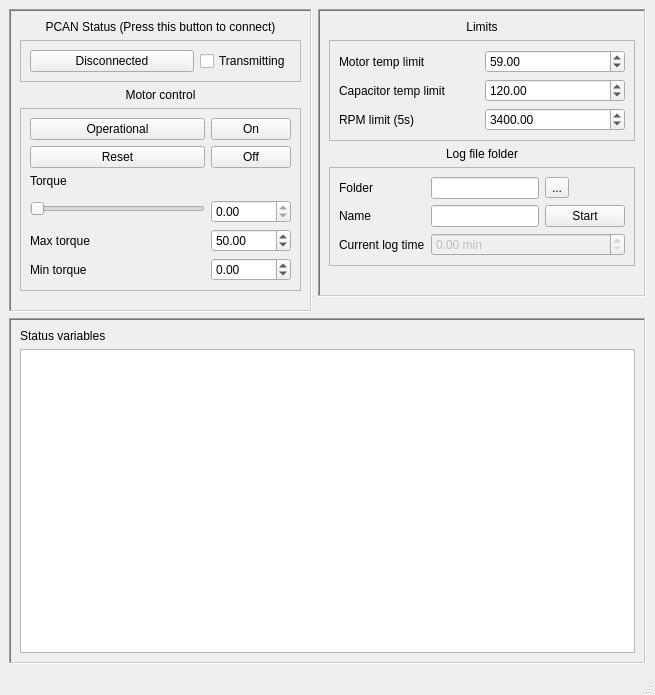
<?xml version="1.0" encoding="UTF-8"?>
<ui version="4.0">
 <author>Chris Diggle</author>
 <class>WakaControlPanel</class>
 <widget class="QMainWindow" name="WakaControlPanel">
  <property name="geometry">
   <rect>
    <x>0</x>
    <y>0</y>
    <width>655</width>
    <height>695</height>
   </rect>
  </property>
  <property name="windowTitle">
   <string>WakaControlPanel</string>
  </property>
  <widget class="QWidget" name="centralwidget">
   <layout class="QGridLayout" name="gridLayout_3">
    <item row="0" column="1">
     <widget class="QFrame" name="frame_4">
      <property name="sizePolicy">
       <sizepolicy hsizetype="Preferred" vsizetype="Preferred">
        <horstretch>0</horstretch>
        <verstretch>0</verstretch>
       </sizepolicy>
      </property>
      <property name="frameShape">
       <enum>QFrame::Shape::WinPanel</enum>
      </property>
      <property name="frameShadow">
       <enum>QFrame::Shadow::Sunken</enum>
      </property>
      <layout class="QVBoxLayout" name="verticalLayout_2">
       <item>
        <widget class="QLabel" name="Label_PCANStatus_3">
         <property name="sizePolicy">
          <sizepolicy hsizetype="Minimum" vsizetype="Maximum">
           <horstretch>0</horstretch>
           <verstretch>0</verstretch>
          </sizepolicy>
         </property>
         <property name="text">
          <string>Limits</string>
         </property>
         <property name="alignment">
          <set>Qt::AlignmentFlag::AlignHCenter|Qt::AlignmentFlag::AlignTop</set>
         </property>
        </widget>
       </item>
       <item>
        <widget class="QFrame" name="frame">
         <property name="sizePolicy">
          <sizepolicy hsizetype="Preferred" vsizetype="Maximum">
           <horstretch>0</horstretch>
           <verstretch>0</verstretch>
          </sizepolicy>
         </property>
         <property name="frameShape">
          <enum>QFrame::Shape::StyledPanel</enum>
         </property>
         <property name="frameShadow">
          <enum>QFrame::Shadow::Raised</enum>
         </property>
         <layout class="QGridLayout" name="gridLayout_2">
          <item row="4" column="2">
           <widget class="QDoubleSpinBox" name="spin_MotorTempLimit">
            <property name="maximum">
             <double>1000.000000000000000</double>
            </property>
            <property name="value">
             <double>59.000000000000000</double>
            </property>
           </widget>
          </item>
          <item row="5" column="1">
           <widget class="QLabel" name="label_5">
            <property name="text">
             <string>Capacitor temp limit</string>
            </property>
           </widget>
          </item>
          <item row="4" column="1">
           <widget class="QLabel" name="label_4">
            <property name="text">
             <string>Motor temp limit</string>
            </property>
           </widget>
          </item>
          <item row="5" column="2">
           <widget class="QDoubleSpinBox" name="spin_CapacitorTempLimit">
            <property name="maximum">
             <double>1000.000000000000000</double>
            </property>
            <property name="value">
             <double>120.000000000000000</double>
            </property>
           </widget>
          </item>
          <item row="6" column="2">
           <widget class="QDoubleSpinBox" name="spin_RPMLimit_5s">
            <property name="maximum">
             <double>10000.000000000000000</double>
            </property>
            <property name="value">
             <double>3400.000000000000000</double>
            </property>
           </widget>
          </item>
          <item row="6" column="1">
           <widget class="QLabel" name="label_6">
            <property name="text">
             <string>RPM limit (5s)</string>
            </property>
           </widget>
          </item>
         </layout>
        </widget>
       </item>
       <item>
        <widget class="QLabel" name="Label_PCANStatus_4">
         <property name="sizePolicy">
          <sizepolicy hsizetype="Minimum" vsizetype="Maximum">
           <horstretch>0</horstretch>
           <verstretch>0</verstretch>
          </sizepolicy>
         </property>
         <property name="text">
          <string>Log file folder</string>
         </property>
         <property name="alignment">
          <set>Qt::AlignmentFlag::AlignHCenter|Qt::AlignmentFlag::AlignTop</set>
         </property>
        </widget>
       </item>
       <item>
        <widget class="QFrame" name="frame_5">
         <property name="sizePolicy">
          <sizepolicy hsizetype="Preferred" vsizetype="Maximum">
           <horstretch>0</horstretch>
           <verstretch>0</verstretch>
          </sizepolicy>
         </property>
         <property name="frameShape">
          <enum>QFrame::Shape::StyledPanel</enum>
         </property>
         <property name="frameShadow">
          <enum>QFrame::Shadow::Raised</enum>
         </property>
         <layout class="QGridLayout" name="gridLayout_4">
          <item row="1" column="1">
           <widget class="QLineEdit" name="text_TestName"/>
          </item>
          <item row="0" column="1">
           <widget class="QLineEdit" name="text_LogFolder"/>
          </item>
          <item row="1" column="0">
           <widget class="QLabel" name="label_name">
            <property name="text">
             <string>Name</string>
            </property>
           </widget>
          </item>
          <item row="0" column="0">
           <widget class="QLabel" name="label_folder">
            <property name="text">
             <string>Folder</string>
            </property>
           </widget>
          </item>
          <item row="0" column="2">
           <widget class="QToolButton" name="tool_LogBrowse">
            <property name="text">
             <string>...</string>
            </property>
           </widget>
          </item>
          <item row="1" column="2">
           <widget class="QPushButton" name="button_StartLog">
            <property name="sizePolicy">
             <sizepolicy hsizetype="Minimum" vsizetype="Fixed">
              <horstretch>0</horstretch>
              <verstretch>0</verstretch>
             </sizepolicy>
            </property>
            <property name="text">
             <string>Start</string>
            </property>
           </widget>
          </item>
          <item row="2" column="0">
           <widget class="QLabel" name="label_7">
            <property name="text">
             <string>Current log time</string>
            </property>
           </widget>
          </item>
          <item row="2" column="1" colspan="2">
           <widget class="QDoubleSpinBox" name="spin_LogTime">
            <property name="enabled">
             <bool>false</bool>
            </property>
            <property name="sizePolicy">
             <sizepolicy hsizetype="Preferred" vsizetype="Fixed">
              <horstretch>0</horstretch>
              <verstretch>0</verstretch>
             </sizepolicy>
            </property>
            <property name="prefix">
             <string/>
            </property>
            <property name="suffix">
             <string> min</string>
            </property>
           </widget>
          </item>
         </layout>
        </widget>
       </item>
       <item>
        <spacer name="verticalSpacer_3">
         <property name="orientation">
          <enum>Qt::Orientation::Vertical</enum>
         </property>
         <property name="sizeType">
          <enum>QSizePolicy::Policy::Preferred</enum>
         </property>
         <property name="sizeHint" stdset="0">
          <size>
           <width>20</width>
           <height>20</height>
          </size>
         </property>
        </spacer>
       </item>
       <item>
        <spacer name="verticalSpacer_2">
         <property name="orientation">
          <enum>Qt::Orientation::Vertical</enum>
         </property>
         <property name="sizeType">
          <enum>QSizePolicy::Policy::Preferred</enum>
         </property>
         <property name="sizeHint" stdset="0">
          <size>
           <width>20</width>
           <height>0</height>
          </size>
         </property>
        </spacer>
       </item>
      </layout>
     </widget>
    </item>
    <item row="2" column="0" colspan="2">
     <widget class="QFrame" name="frame_2">
      <property name="sizePolicy">
       <sizepolicy hsizetype="Preferred" vsizetype="Expanding">
        <horstretch>0</horstretch>
        <verstretch>0</verstretch>
       </sizepolicy>
      </property>
      <property name="frameShape">
       <enum>QFrame::Shape::WinPanel</enum>
      </property>
      <property name="frameShadow">
       <enum>QFrame::Shadow::Sunken</enum>
      </property>
      <layout class="QVBoxLayout" name="verticalLayout_5">
       <item>
        <widget class="QLabel" name="label">
         <property name="sizePolicy">
          <sizepolicy hsizetype="Preferred" vsizetype="Maximum">
           <horstretch>0</horstretch>
           <verstretch>0</verstretch>
          </sizepolicy>
         </property>
         <property name="text">
          <string>Status variables</string>
         </property>
        </widget>
       </item>
       <item>
        <widget class="QTableWidget" name="table_LiveData">
         <property name="sizePolicy">
          <sizepolicy hsizetype="Expanding" vsizetype="Expanding">
           <horstretch>0</horstretch>
           <verstretch>0</verstretch>
          </sizepolicy>
         </property>
        </widget>
       </item>
      </layout>
     </widget>
    </item>
    <item row="0" column="0" rowspan="2">
     <widget class="QFrame" name="frame_3">
      <property name="sizePolicy">
       <sizepolicy hsizetype="Preferred" vsizetype="Preferred">
        <horstretch>0</horstretch>
        <verstretch>0</verstretch>
       </sizepolicy>
      </property>
      <property name="frameShape">
       <enum>QFrame::Shape::WinPanel</enum>
      </property>
      <property name="frameShadow">
       <enum>QFrame::Shadow::Sunken</enum>
      </property>
      <layout class="QVBoxLayout" name="verticalLayout">
       <item>
        <widget class="QLabel" name="Label_PCANStatus">
         <property name="sizePolicy">
          <sizepolicy hsizetype="Minimum" vsizetype="Maximum">
           <horstretch>0</horstretch>
           <verstretch>0</verstretch>
          </sizepolicy>
         </property>
         <property name="text">
          <string>PCAN Status (Press this button to connect)</string>
         </property>
         <property name="alignment">
          <set>Qt::AlignmentFlag::AlignHCenter|Qt::AlignmentFlag::AlignTop</set>
         </property>
        </widget>
       </item>
       <item>
        <widget class="QFrame" name="Frame_PCAN_Status">
         <property name="sizePolicy">
          <sizepolicy hsizetype="Preferred" vsizetype="Minimum">
           <horstretch>0</horstretch>
           <verstretch>0</verstretch>
          </sizepolicy>
         </property>
         <property name="frameShape">
          <enum>QFrame::Shape::StyledPanel</enum>
         </property>
         <property name="frameShadow">
          <enum>QFrame::Shadow::Raised</enum>
         </property>
         <layout class="QHBoxLayout" name="horizontalLayout">
          <item>
           <widget class="QPushButton" name="Button_Connect">
            <property name="sizePolicy">
             <sizepolicy hsizetype="Minimum" vsizetype="Fixed">
              <horstretch>0</horstretch>
              <verstretch>0</verstretch>
             </sizepolicy>
            </property>
            <property name="text">
             <string>Disconnected</string>
            </property>
           </widget>
          </item>
          <item>
           <widget class="QCheckBox" name="Check_Transmitting">
            <property name="enabled">
             <bool>true</bool>
            </property>
            <property name="sizePolicy">
             <sizepolicy hsizetype="Maximum" vsizetype="Fixed">
              <horstretch>0</horstretch>
              <verstretch>0</verstretch>
             </sizepolicy>
            </property>
            <property name="text">
             <string>Transmitting</string>
            </property>
            <property name="checked">
             <bool>false</bool>
            </property>
           </widget>
          </item>
         </layout>
        </widget>
       </item>
       <item>
        <widget class="QLabel" name="Label_PCANStatus_2">
         <property name="sizePolicy">
          <sizepolicy hsizetype="Minimum" vsizetype="Maximum">
           <horstretch>0</horstretch>
           <verstretch>0</verstretch>
          </sizepolicy>
         </property>
         <property name="text">
          <string>Motor control</string>
         </property>
         <property name="alignment">
          <set>Qt::AlignmentFlag::AlignHCenter|Qt::AlignmentFlag::AlignTop</set>
         </property>
        </widget>
       </item>
       <item>
        <widget class="QFrame" name="Frame_Motor_Controls">
         <property name="frameShape">
          <enum>QFrame::Shape::StyledPanel</enum>
         </property>
         <property name="frameShadow">
          <enum>QFrame::Shadow::Raised</enum>
         </property>
         <layout class="QGridLayout" name="gridLayout">
          <item row="1" column="0">
           <widget class="QPushButton" name="Button_Reset">
            <property name="text">
             <string>Reset</string>
            </property>
           </widget>
          </item>
          <item row="5" column="1">
           <widget class="QDoubleSpinBox" name="DoubleSpin_MaxTorque">
            <property name="sizePolicy">
             <sizepolicy hsizetype="Preferred" vsizetype="Fixed">
              <horstretch>0</horstretch>
              <verstretch>0</verstretch>
             </sizepolicy>
            </property>
            <property name="maximum">
             <double>1000.000000000000000</double>
            </property>
            <property name="value">
             <double>50.000000000000000</double>
            </property>
           </widget>
          </item>
          <item row="1" column="1">
           <widget class="QPushButton" name="Button_Off">
            <property name="text">
             <string>Off</string>
            </property>
           </widget>
          </item>
          <item row="2" column="0" colspan="2">
           <widget class="QLabel" name="label_8">
            <property name="text">
             <string>Torque</string>
            </property>
           </widget>
          </item>
          <item row="5" column="0">
           <widget class="QLabel" name="label_2">
            <property name="text">
             <string>Max torque</string>
            </property>
           </widget>
          </item>
          <item row="4" column="1">
           <widget class="QDoubleSpinBox" name="DoubleSpin_CurrentTorque">
            <property name="readOnly">
             <bool>true</bool>
            </property>
            <property name="maximum">
             <double>1000.000000000000000</double>
            </property>
            <property name="singleStep">
             <double>0.100000000000000</double>
            </property>
            <property name="value">
             <double>0.000000000000000</double>
            </property>
           </widget>
          </item>
          <item row="0" column="1">
           <widget class="QPushButton" name="Button_On">
            <property name="text">
             <string>On</string>
            </property>
           </widget>
          </item>
          <item row="3" column="0" rowspan="2">
           <widget class="QSlider" name="Slider_TorqueRequest">
            <property name="sizePolicy">
             <sizepolicy hsizetype="Expanding" vsizetype="Fixed">
              <horstretch>0</horstretch>
              <verstretch>0</verstretch>
             </sizepolicy>
            </property>
            <property name="maximum">
             <number>50000</number>
            </property>
            <property name="tracking">
             <bool>false</bool>
            </property>
            <property name="orientation">
             <enum>Qt::Orientation::Horizontal</enum>
            </property>
           </widget>
          </item>
          <item row="0" column="0">
           <widget class="QPushButton" name="Button_Operational">
            <property name="text">
             <string>Operational</string>
            </property>
           </widget>
          </item>
          <item row="6" column="0">
           <widget class="QLabel" name="label_3">
            <property name="text">
             <string>Min torque</string>
            </property>
           </widget>
          </item>
          <item row="6" column="1">
           <widget class="QDoubleSpinBox" name="DoubleSpin_MinTorque">
            <property name="sizePolicy">
             <sizepolicy hsizetype="Preferred" vsizetype="Fixed">
              <horstretch>0</horstretch>
              <verstretch>0</verstretch>
             </sizepolicy>
            </property>
            <property name="minimum">
             <double>-1000.000000000000000</double>
            </property>
            <property name="maximum">
             <double>1000.000000000000000</double>
            </property>
           </widget>
          </item>
         </layout>
        </widget>
       </item>
       <item>
        <spacer name="verticalSpacer">
         <property name="orientation">
          <enum>Qt::Orientation::Vertical</enum>
         </property>
         <property name="sizeType">
          <enum>QSizePolicy::Policy::Preferred</enum>
         </property>
         <property name="sizeHint" stdset="0">
          <size>
           <width>20</width>
           <height>10</height>
          </size>
         </property>
        </spacer>
       </item>
      </layout>
     </widget>
    </item>
   </layout>
  </widget>
  <widget class="QStatusBar" name="statusbar"/>
 </widget>
 <resources/>
 <connections/>
</ui>
